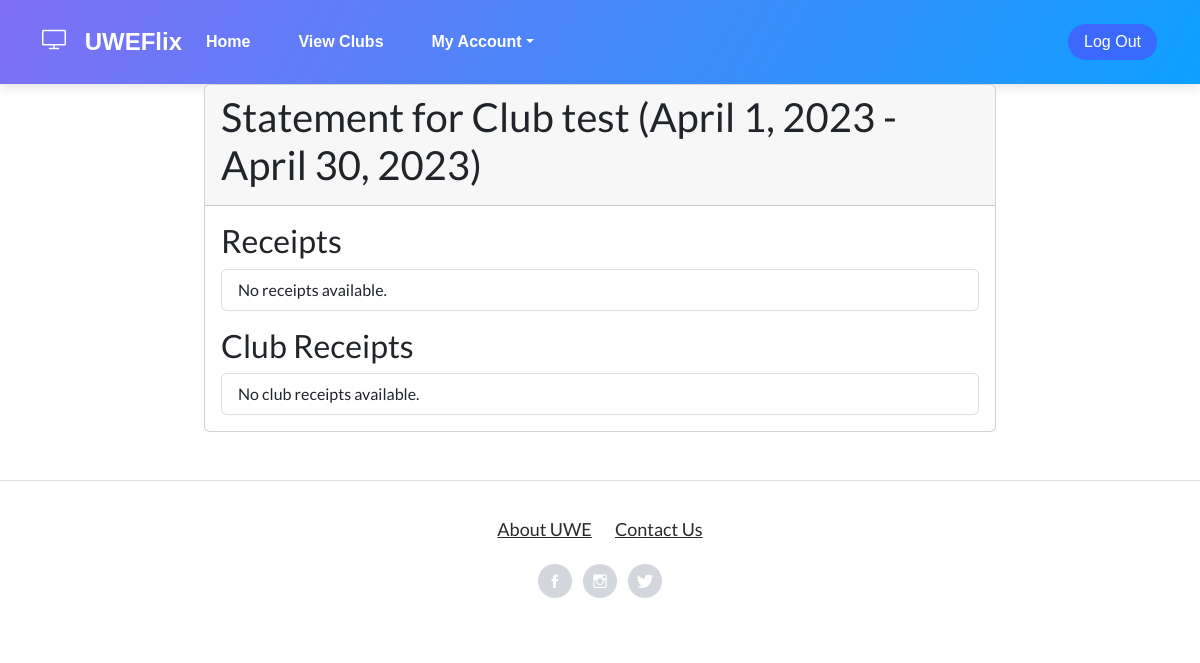
The app's page /accounts/statements/1/ with its own data.
### Accounts/models.py (models this page shows)
class Statement(models.Model):
    id = models.AutoField(primary_key=True, unique=True)
    account = models.ForeignKey(Account, on_delete=models.DO_NOTHING)
    startdate = models.DateField(default=datetime.now)
    enddate = models.DateField(default=datetime.now)

class Account(models.Model):
    id = models.AutoField(primary_key=True, unique=True)
    club = models.ForeignKey(Club, on_delete=models.DO_NOTHING)
    balance = models.IntegerField(default=0)

### CinManager/models.py (models this page shows)
class Club(models.Model):
    id = models.AutoField(primary_key=True, unique=True)
    name = models.CharField(max_length=100)
    address = models.CharField(max_length=100)
    contact_number = models.CharField(max_length=100)
    email = models.CharField(max_length=100)
    discount_rate = models.PositiveIntegerField(default=0)

### Accounts/views.py (the view)
# urls.py: path('statements/<int:statement_id>/', views.statement_detail, name='statement_detail'),
def statement_detail(request, statement_id):
    userpermissions = check_permissions(request)
    statement = get_object_or_404(Statement, pk=statement_id)
    account = statement.account
    receipts = Receipt.objects.filter(account=account, date__range=[statement.startdate, statement.enddate])
    club_receipts = ClubReceipt.objects.filter(account=account, datetime__range=[statement.startdate, statement.enddate])
    context = {'statement': statement, 'receipts': receipts, 'club_receipts': club_receipts, 'userpermissions': userpermissions}
    return render(request, 'UWEFlix/statement_detail.html', context)

### Accounts/views.py (called while the page is built)
def check_permissions(request):
    if request.user.is_authenticated:
        if request.user.groups.filter(name='Cinema Managers').exists():
            userpermission = 1
        elif request.user.groups.filter(name='Club Representatives').exists():
            userpermission = 2
        elif request.user.groups.filter(name='Account Managers').exists():
            userpermission = 3
        elif request.user.groups.filter(name='Guest').exists():
            userpermission = 4
        else:
            userpermission = 0
    else:
        return redirect('Login')
    return userpermission

### web_project/templates/UWEFlix/statement_detail.html
{% extends 'UWEFlix/layout.html' %}
{% block content %}
<div class="row justify-content-center">
    <div class="col-lg-8">
        <div class="card mb-5">
            <div class="card-header">
                <h1 class="card-title">Statement for {{ statement.account.club.name }} ({{ statement.startdate }} - {{ statement.enddate }})</h1>
            </div>
            <div class="card-body">
                <h2>Receipts</h2>
                <ul class="list-group mb-3">
                    {% for receipt in receipts %}
                    <li class="list-group-item">{{ receipt.date }} - {{ receipt.showing }} - Adult tickets: {{
                        receipt.adult_tickets }} - Student tickets: {{ receipt.student_tickets }} - Child tickets: {{
                        receipt.child_tickets }} - Price: £{{ receipt.price }}</li>
                    {% empty %}
                    <li class="list-group-item">No receipts available.</li>
                    {% endfor %}
                </ul>
                <h2>Club Receipts</h2>
                <ul class="list-group">
                    {% for club_receipt in club_receipts %}
                    <li class="list-group-item">{{ club_receipt.datetime }} - Price: £{{ club_receipt.price }}</li>
                    {% empty %}
                    <li class="list-group-item">No club receipts available.</li>
                    {% endfor %}
                </ul>
            </div>
        </div>
    </div>
</div>
{% endblock %}

### records on screen
Statement: account.club.name "Club test", startdate "April 1, 2023", enddate "April 30, 2023"
